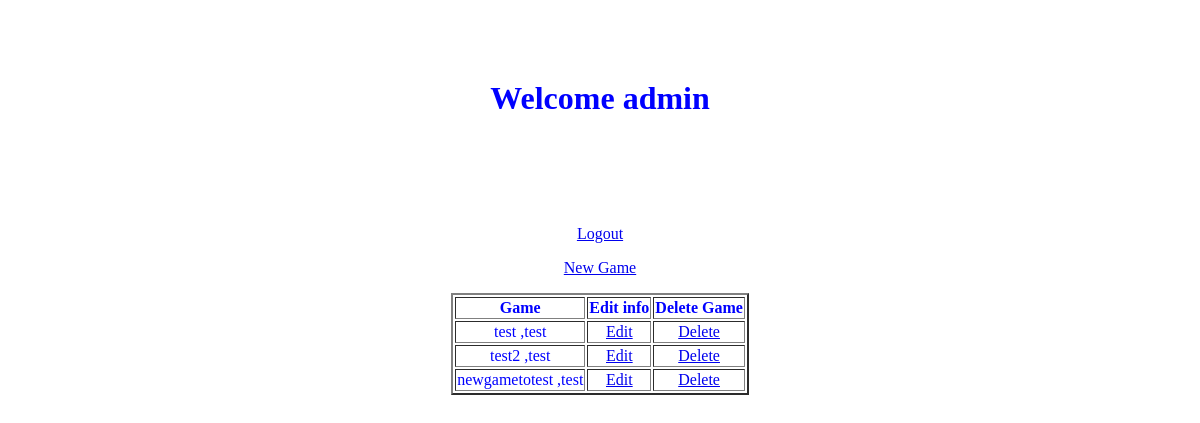
The app's page / (signed in) with its own data.
### gameApp/models.py (models this page shows)
class GameModel(models.Model):
    name= models.CharField(max_length=200)
    developer= models.CharField(max_length=300)
    releaseDate= models.DateField(default=timezone.now())
    esbrRating= models.CharField(max_length=20)
    gameMakeIdKey= models.ForeignKey(GameCollectorModel,on_delete=models.PROTECT,blank=True,null=True)
    def __str__(self):
        return f'{self.name} ,{self.gameMakeIdKey}'

class GameCollectorModel(models.Model):
    username= models.CharField(max_length=100)
    password1= models.CharField(max_length=200)
    password2= models.CharField(max_length=200)
    accountCreationDate= models.DateField(default=timezone.now())
    rank= models.CharField(max_length=10,default='grunt')
    userIDkey= models.ForeignKey(User,on_delete=models.CASCADE,blank=True,null=True)
    def __str__(self):
        return f'{self.username}'

### gameApp/views.py (the view)
# urls.py: path('', views.index, name='index'),
def index(request):  # for the rendering of the index page
    if request.user.is_authenticated:  # makes sure the user is logged in to authorize this existing
        gameCollector = GameCollectorModel.objects.get(userIDkey=request.user)  # this gets the game collector
        gameList = GameModel.objects.filter(gameMakeIdKey=gameCollector)  # this gets the list of games that person did
    else:
        gameList = ''  # sets gamelist to empty so no games will be displayed
    context = \
        {
            'gameList': gameList  # this adds completed game list that will later filter out based on logged in user
        }
    return render(request, 'gameApp/index.html', context)  # this renders the page and start at index

### gameApp/templates/gameApp/index.html (shortened to what this page needs)
<!DOCTYPE html>
<html lang="en">
<head>
    {% load static %}
    <link rel="stylesheet" type="text/css" href="{% static 'gameApp/style.css' %}">
</head>
<body>
<header>
<h1>
    {% block header %}
    {% if user.is_authenticated %}
    Welcome {{user.username}}
    {% else %}
    Welcome To GameListers!
    {% endif %}
    {% endblock header %}
</h1>
</header>
<div>
{% block content %}
{% if user.is_authenticated %}
<p><a href="{% url 'logout' %}">Logout</a></p>
<p><a href="newGame">New Game</a></p>
{% if gameList %}
<table border="2">
    <tr>
        <th>Game</th>
        <th>Edit info</th>
        <th>Delete Game</th>
    </tr>
    {% for game in gameList %}
    <tr>
        <td>{{ game }}</td>
        <td><a href="{% url 'edit' game.id %}">Edit</a></td>
        <td><a href="{% url 'delete' game.id %}">Delete</a></td>
    </tr>
    {% endfor %}
</table>
{% else %}
<h3>No games! Why not make one?</h3>
{% endif %}
{% else %}
<p><a href="{% url 'login' %}">Login</a>
<p><a href="{% url 'newUser' %}">New User?</a></p>
{% endif%}
{% endblock content %}
</div>
</body>
</html>

### gameApp/static/gameApp/style.css (style rules this page uses)
body { display: grid; grid-template-columns: repeat(12, 1fr); grid-template-rows: repeat(15, 1fr); grid-column-gap: 10px; grid-row-gap: 15px; justify-items: center; }
header { grid-column: 5/9; grid-row: 2/5; color: blue; }
div { grid-row: 5/9; grid-column: 5/9; color: blue; text-align: center; }

### records on screen
GameModel: name+gameMakeIdKey "test ,test"
GameModel: name+gameMakeIdKey "test2 ,test"
GameModel: name+gameMakeIdKey "newgametotest ,test"

### other values on screen
{{ user.username }} "admin"
